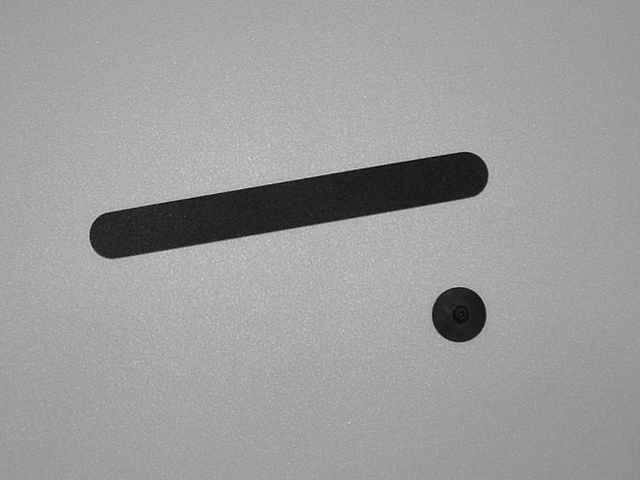
//> input picture CSCI935 Computer Vision/Assignments/2/asm2.bmp, 640 x 480 px
$ ./assignment2   (built with g++ and OpenCV 4)
//> lines starting //> are read from the running program, lines starting //| are printed output that depends on the picture; after the words box and inside, x2 and y2 are one past the last pixel; in counts of white or black regions, pixels touching at a corner belong together
/*------------------------------------------------------
 Student's Name: Khai Quoc Le
 Student's number: 5096182
 Student's email address: kql832@uowmail.edu.au
 -------------------------------------------------------*/

#include <iostream>
#include <opencv2/core.hpp>
#include <opencv2/highgui.hpp>
#include <opencv2/imgproc.hpp>

using namespace std;
using namespace cv;

int main(int argc, char** argv) {

    Mat srcImage, imgRescale, imgGradient, imgBinarize, imgErode, imgMorphology, kernel, sElement;
    vector<Vec2f> lines1, lines2;

    sElement = getStructuringElement(MORPH_RECT, Size(3, 3));

    //-- load image and resize by a factor of 2
    srcImage = imread("asm2.bmp", IMREAD_GRAYSCALE );
//> srcImage is the input picture: 480 rows x 640 cols, CV_8UC1; min 2, max 225, mean 156.1
    resize(srcImage, imgRescale, Size(), 0.5, 0.5, CV_INTER_AREA);

    //-- apply LPF to the rescaled image
    GaussianBlur(imgRescale, imgRescale, Size(3,3), 0, 0, BORDER_DEFAULT);

    //-- gradient-based boundary detection method and Hough transform
    Mat gradient, gradientX, gradientY;

    Sobel(imgRescale, gradientX, CV_32F, 1, 0, 3, 1, 0, BORDER_DEFAULT);
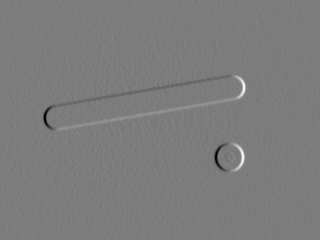
//> gradientX: 240 rows x 320 cols, CV_32FC1; min -395, max 412, mean -0.2; drawn with min black and max white
    Sobel(imgRescale, gradientY, CV_32F, 0, 1, 3, 1, 0, BORDER_DEFAULT);
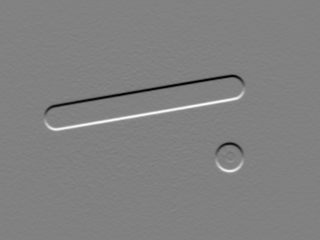
//> gradientY: 240 rows x 320 cols, CV_32FC1; min -451, max 438, mean -0.2; drawn with min black and max white
    convertScaleAbs(gradientX, gradientX);
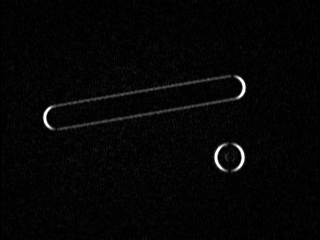
//> gradientX: 240 rows x 320 cols, CV_8UC1; min 0, max 255, mean 5.7
    convertScaleAbs(gradientY, gradientY);
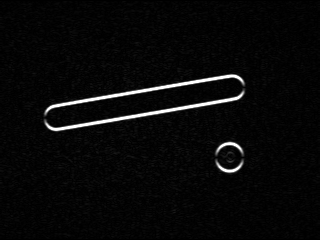
//> gradientY: 240 rows x 320 cols, CV_8UC1; min 0, max 255, mean 8.9

    imgGradient = gradientX + gradientY;
    imwrite("gradient.bmp", imgGradient);

    erode(imgGradient, imgGradient, sElement);
    threshold(imgGradient, imgGradient, 100, 255, THRESH_BINARY);
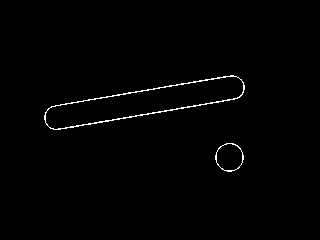
//> imgGradient: 240 rows x 320 cols, CV_8UC1; 0.92% white in thin lines or dots, all inside (x1, y1, x2, y2) = (44, 75, 245, 172)
    HoughLines(imgGradient, lines1, 1, CV_PI/60, 90);
//> lines1 = 2 lines (rho, theta): [135, 1.41], [111, 1.41]

    printf("Line detection in a b/w image produced by the gradient operator:\n");
    if(!lines1.empty()){
        for(int i = 0; i < lines1.size(); i++)
        {
            float degree = (lines1[i][1]*180)/CV_PI;
            printf("\tLine %d is detected. Orientation = %.1f degrees\n", i+1, degree);
        }
//> this loop made 2 passes
//> degree on passes 1 to 2: 81, 81
//| 	Line 1 is detected. Orientation = 81.0 degrees
//| 	Line 2 is detected. Orientation = 81.0 degrees
    }
    else{
        printf("No straight lines detected\n");
    }

    //-- morphological boundary detection method and Hough transform
    threshold(imgRescale, imgBinarize, 100, 255, THRESH_BINARY_INV);
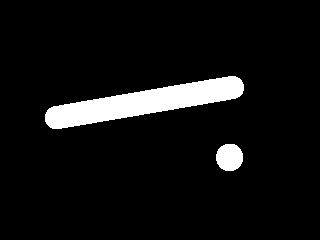
//> imgBinarize: 240 rows x 320 cols, CV_8UC1; 6.8% white; 2 white regions, box (x1, y1, x2, y2) and area: (45, 76, 244, 129) 4610, (216, 144, 243, 171) 592

    morphologyEx(imgBinarize, imgMorphology, MORPH_GRADIENT, sElement);
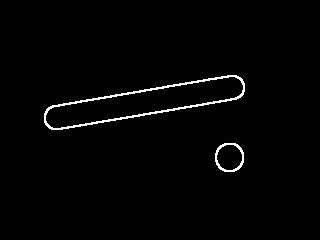
//> imgMorphology: 240 rows x 320 cols, CV_8UC1; 1.6% white in thin lines or dots, all inside (x1, y1, x2, y2) = (44, 75, 245, 172)
    imwrite("morphology.bmp", imgMorphology);

    HoughLines(imgMorphology, lines2, 1, CV_PI/60, 90);
//> lines2 = 2 lines (rho, theta): [135, 1.41], [112, 1.41]

    printf("Line detection in a b/w image produced by the binary morphology:\n");
    if(!lines2.empty()){
        for(int i = 0; i < lines2.size(); i++)
        {
            float degree = (lines2[i][1]*180)/CV_PI;
            printf("\tLine %d is detected. Orientation = %.1f degrees\n", i+1, degree);
        }
    }
    else{
        printf("No straight lines detected\n");
    }

    waitKey();

    return 0;
}
